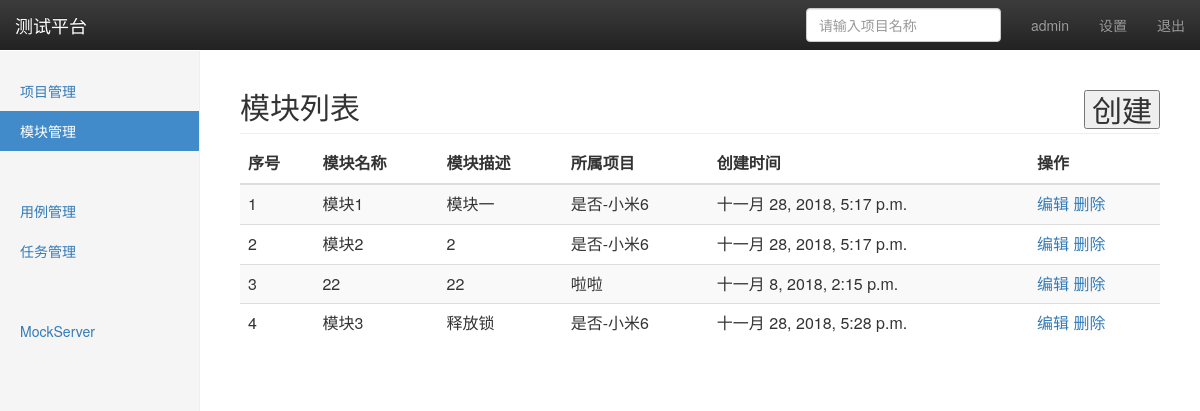
The app's page /manage/module/ (signed in) with its own data.
### project_app/models.py (models this page shows, shortened)
class module(models.Model):
	project = models.ForeignKey(project,on_delete=models.CASCADE)
	name = models.CharField('模块名称',max_length=50,default='')
	description = models.TextField('模块表述',default='')
	create_time = models.DateTimeField('创建时间',auto_now=True)

class project(models.Model):
	name = models.CharField('项目名称',max_length=50,blank=False,default='')
	description = models.TextField('项目描述',default='')
	status = models.BooleanField('状态',default=True)
	create_time = models.DateTimeField('创建时间',auto_now=True)
	def __str__(self):
		return self.name

### project_app/views/module_views.py (the view)
# urls.py: path('module/', module_views.module_manage),
@login_required
def module_manage(requests):
	username = requests.session.get('user','')
	module_all = module.objects.all()
	return render(requests,'module.html',{'user':username,'modules':module_all,'type':'list'})

### templates/module.html (shortened to what this page needs)
{% extends  'base.html' %}
{% block content %}
    <nav class="navbar navbar-inverse navbar-fixed-top">
      <div class="container-fluid">
        <div class="navbar-header">
          <a class="navbar-brand" href="#">测试平台</a>
        </div>
        <div id="navbar" class="navbar-collapse collapse">
          <ul class="nav navbar-nav navbar-right">
            <li><a href="#"> {{ user }}</a></li>
            <li><a href="#">设置</a></li>
            <li><a href="/logout/">退出</a></li>
          </ul>
          <form class="navbar-form navbar-right">
            <input type="text" class="form-control" placeholder="请输入项目名称">
          </form>
        </div>
      </div>
    </nav>
    <div class="container-fluid">
      <div class="row">
        <div class="col-sm-3 col-md-2 sidebar">
          <ul class="nav nav-sidebar">
            <li><a href="/manage/project/">项目管理</a></li>
            <li class="active"><a href="/manage/module/">模块管理</a></li>
            <li><a href="#"></a></li>
          </ul>
          <ul class="nav nav-sidebar">
            <li><a href="">用例管理</a></li>
            <li><a href="">任务管理</a></li>
          </ul>
          <ul class="nav nav-sidebar">
            <li><a href=""></a></li>
            <li><a href="">MockServer</a></li>
          </ul>
        </div>
    {% if type == 'list' %}
    <div class="col-sm-2 col-sm-offset-2 col-md-10 col-md-offset-2 main">
        <h2 class="sub-header">模块列表
          <button  type='button' style='float:right' onclick="window.location.href='add/'">创建</button>
        </h2>
          <div class="table-responsive">
            <table id='molist' class="table table-striped">
              <thead>
                <tr>
                  <th>序号</th>
                  <th>模块名称</th>
                  <th>模块描述</th>
                  <th>所属项目</th>
                  <th>创建时间</th>
                  <th>操作</th>
                </tr>
              </thead>
              <tbody>
                {% for module in modules %}
                <tr>
                  <td>{{ forloop.counter }}</td>
                  <td>{{ module.name }}</td>
                  <td>{{ module.description }}</td>
                  <td>{{ module.project }}</td>
                  <td>{{ module.create_time}}</td>
                  <td>
                    <a href="edit/{{ module.id }}/">编辑</a>
                    <a href="del/{{  module.id }}/">删除</a>
                  </td>
                </tr>
                {% endfor %}
              </tbody>
            </table>
          </div>
        </div>
      </div>
    </div>
    {% endif %}
{% endblock %}

### static/css/dashboard.css (style rules this page uses)
body { padding-top: 50px; }
.sub-header { padding-bottom: 10px; border-bottom: 1px solid #eee; }
.navbar-fixed-top { border: 0; }
.sidebar { display: none; }
@media (min-width: 768px) { .sidebar { position: fixed; top: 51px; bottom: 0; left: 0; z-index: 1000; display: block; padding: 20px; overflow-x: hidden; overflow-y: auto; background-color: #f5f5f5; border-right: 1px solid #eee; } }
.nav-sidebar { margin-right: -21px; margin-bottom: 20px; margin-left: -20px; }
.nav-sidebar > li > a { padding-right: 20px; padding-left: 20px; }
.nav-sidebar > .active > a, .nav-sidebar > .active > a:hover, .nav-sidebar > .active > a:focus { color: #fff; background-color: #428bca; }
.main { padding: 20px; }
@media (min-width: 768px) { .main { padding-right: 40px; padding-left: 40px; } }

### records on screen
module: name "模块1", description "模块一", project "是否-小米6", create_time "十一月 28, 2018, 5:17 p.m."
module: name "模块2", description "2", project "是否-小米6", create_time "十一月 28, 2018, 5:17 p.m."
module: name "22", description "22", project "啦啦", create_time "十一月 8, 2018, 2:15 p.m."
module: name "模块3", description "释放锁", project "是否-小米6", create_time "十一月 28, 2018, 5:28 p.m."

### other values on screen
{{ user }} "admin"
